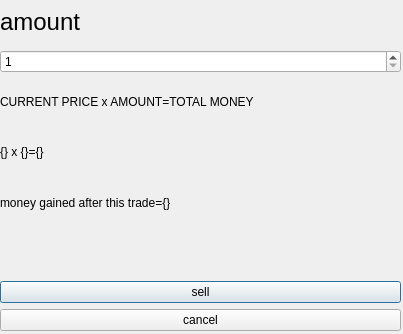
<?xml version="1.0" encoding="UTF-8"?>
<ui version="4.0">
 <class>Dialog</class>
 <widget class="QDialog" name="Dialog">
  <property name="geometry">
   <rect>
    <x>0</x>
    <y>0</y>
    <width>403</width>
    <height>334</height>
   </rect>
  </property>
  <property name="windowTitle">
   <string>sell</string>
  </property>
  <widget class="QWidget" name="layoutWidget">
   <property name="geometry">
    <rect>
     <x>0</x>
     <y>0</y>
     <width>401</width>
     <height>331</height>
    </rect>
   </property>
   <layout class="QVBoxLayout" name="verticalLayout">
    <item>
     <widget class="QLabel" name="label">
      <property name="text">
       <string>&lt;html&gt;&lt;head/&gt;&lt;body&gt;&lt;p&gt;&lt;span style=&quot; font-size:18pt;&quot;&gt;amount&lt;/span&gt;&lt;/p&gt;&lt;/body&gt;&lt;/html&gt;</string>
      </property>
     </widget>
    </item>
    <item>
     <widget class="QSpinBox" name="spinBox">
      <property name="minimum">
       <number>1</number>
      </property>
     </widget>
    </item>
    <item>
     <widget class="QLabel" name="label_2">
      <property name="text">
       <string>CURRENT PRICE x AMOUNT=TOTAL MONEY</string>
      </property>
     </widget>
    </item>
    <item>
     <widget class="QLabel" name="label_3">
      <property name="text">
       <string>{} x {}={}</string>
      </property>
     </widget>
    </item>
    <item>
     <widget class="QLabel" name="label_4">
      <property name="text">
       <string>money gained after this trade={}</string>
      </property>
     </widget>
    </item>
    <item>
     <widget class="QLabel" name="ERROR">
      <property name="text">
       <string/>
      </property>
     </widget>
    </item>
    <item>
     <widget class="QPushButton" name="pushButton">
      <property name="text">
       <string>sell</string>
      </property>
     </widget>
    </item>
    <item>
     <widget class="QPushButton" name="pushButton_2">
      <property name="text">
       <string>cancel</string>
      </property>
     </widget>
    </item>
   </layout>
  </widget>
 </widget>
 <resources/>
 <connections/>
</ui>
